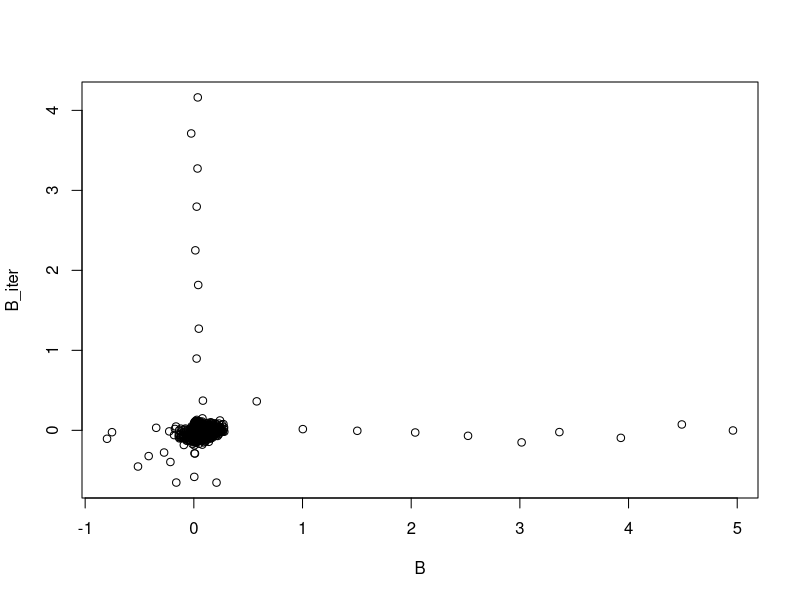
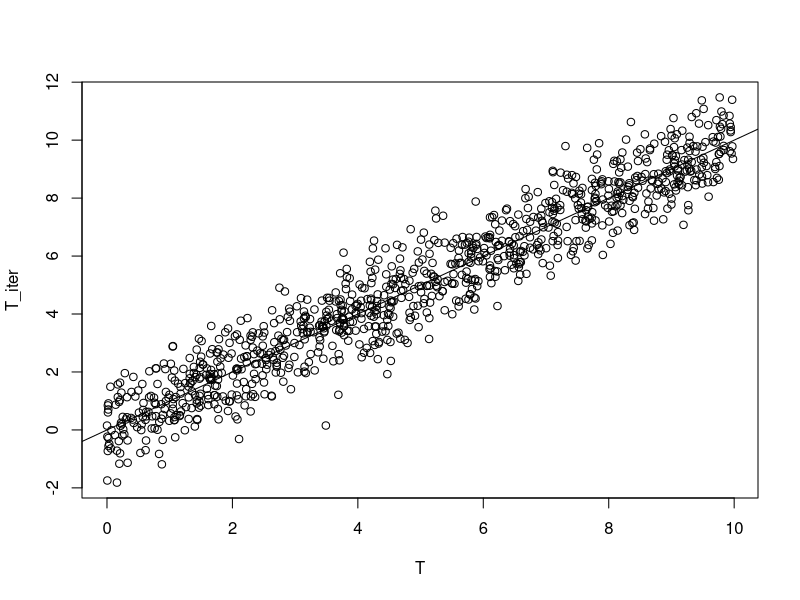
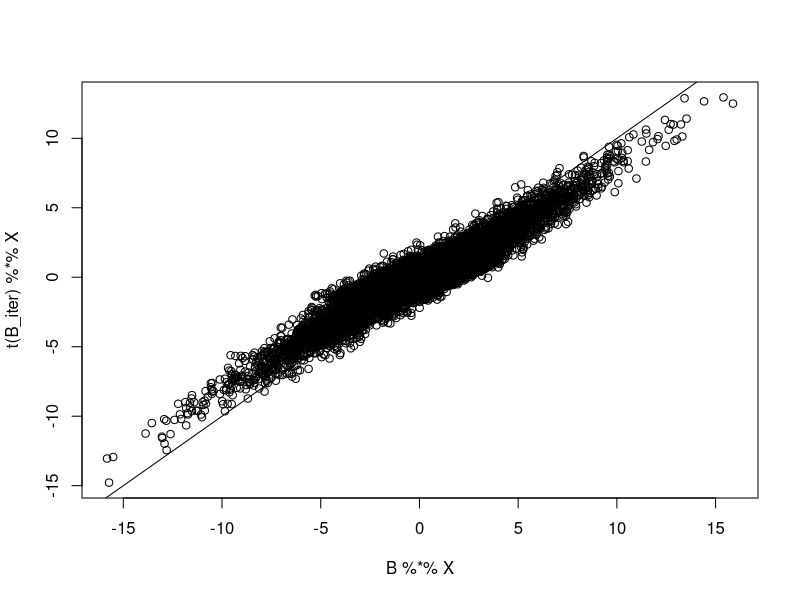
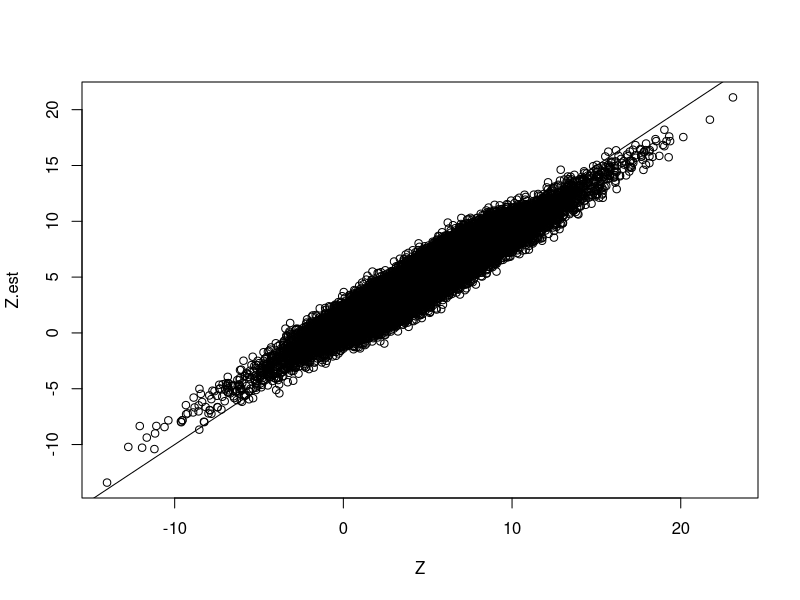

Write the R code that produced these figures, in order.
# Used library
library(mvtnorm)
library(expm)
library(MASS)
library(tidyverse)
set.seed(120733)


## ANN function
rrr <- function(X,Y,lambda,gamma = 0){
  rrresult <- list()
  
  #1 estimate C using LS estimator (generalized inverse is used)
  Clhat <- ginv(t(X)%*%X)%*%t(X)%*% Y
  
  #2 eigendecomposite of CLhar
  Uhat <- svd(X%*%Clhat)$u
  vhat <- svd(X%*%Clhat)$v
  D <- diag(svd(X%*%Clhat)$d)
  
  #3. weight for soft-thredshold and rank
  weight <-  (svd(X%*%Clhat)$d)^(-gamma)
  rrresult$weight <- weight
  rrresult$r <-  sum(svd(X%*%Clhat)$d > lambda^(1/(gamma+1)))
  
  #4. soft-thredsholding
  diagvalue <-  svd(X%*%Clhat)$d -lambda*weight
  th <- ifelse(diagvalue < 0, 0, diagvalue)
  SDhat <-  diag(th)
  
  rrresult$thd <- diagvalue
  
  #5. low rank solution C
  rrresult$CShat <-  Clhat %*% vhat %*% ginv(D) %*% SDhat %*% t(vhat)
  
  return(rrresult)
}

# function to generate a random orthonormal matrix
rortho <- function(x){
  return(qr.Q(qr(array(runif(x), dim = c(x,x)))))
}

# simulation settings
# sample size n (n person's data have been taken)
n <- 1000

# number of metabolites
m <- 100

# number of taxa
k <- 40

# rank of matrix B
r <- 10


# Generate X from Multivariate Noromal with identity variance and covariance matrix
X <- matrix(rnorm(m*n), nrow = m, ncol = n)

# Generate low-rank matrix B
sing.vals <- 5*((r:1)/r + 1/r)
B <- rortho(k)[,1:r] %*% diag(sing.vals) %*% rortho(m)[1:r,]

# Generate T vector from Unif(0, 10)
T <- matrix(runif(n, min = 0, max = 10), nrow = 1)

# Generate random error
E <- matrix(rnorm(k*n), nrow = k, ncol = n)

# Calculate our new Z = XB + 1T + E
Z <- B %*% X + matrix(rep(1, k), ncol = 1) %*% T + E

# convergence criterion
vareps <- 10^(-3)

# range of lambda
lambda.seq <- exp(seq(3, 3, 1))
rank.est <- rep(0, length(lambda.seq))
converge.iter <- rep(0, length(lambda.seq))
num_obj <- rep(0, length(lambda.seq))

for (i in 1: length(lambda.seq)) {
  disT <- 1
  disB <- 1
  disXB <- 1
  iter.count <- 1
  
  # Randomize T from same distribution
  T_iter <- matrix(runif(n, min = 0,  max = 10), nrow = 1)
  T_iter <- T_iter - mean(T_iter)
  
  # Ramdomize T from different distribution
  # T_iter <- matrix(rnorm(n, mean = 2,  sd = 3), nrow = 1)
  # T_iter <- T_iter - mean(T_iter)
  # 
  # Cneter True T
  # T_iter <- T - mean(T)
  Z_iter <- t(Z) - t(T_iter) %*% t(matrix(rep(1, k), ncol = 1))
  B_iter <- rrr(t(X), Z_iter, lambda = lambda.seq[i])$CShat
  
  while ((((disB > vareps) || (disT > vareps))  && ((disXB > vareps) || (disT > vareps))) && (iter.count < 3000)) {
    T_iter_next <- matrix(rowMeans(t(Z) - t(X) %*% B_iter), nrow = 1)
    # T_iter_next <- T
    
    Z_iter <- t(Z) - t(T_iter_next) %*% t(matrix(rep(1, k), ncol = 1))
    B_iter_next <- rrr(t(X), Z_iter, lambda = lambda.seq[i])$CShat
    # B_iter_next <- t(B)
    B_iter_next_rank <- rrr(t(X), Z_iter, lambda = lambda.seq[i])$r
    iter_weight <- sort(rrr(t(X), Z_iter, lambda = lambda.seq[i])$weight)
    
    disT <- sum((T_iter - T_iter_next)^2)
    disB <- sum((B_iter - B_iter_next)^2)
    disXB <- sum((t(B_iter) %*% X - t(B_iter_next) %*% X)^2)
    
    Z.est <-  t(B_iter) %*% X + matrix(rep(1, k), ncol = 1) %*% T_iter
    B_iter <- B_iter_next
    T_iter <- T_iter_next
    iter.count <- iter.count + 1
    # print(iter.count)
  }
  rank.est[i] <- B_iter_next_rank
  converge.iter[i] <- iter.count
  
  num_obj[i] <- 1/2 * sum((t(Z) - t(X) %*% B_iter - t(T_iter) %*% matrix(rep(1, k), nrow = 1))^2) + 
    lambda.seq[i] * sum(iter_weight*svd(t(X) %*% B_iter)$d)
  
  
  # save image for B matrix
  png(paste0("plot-B-RMTc.png"))
  plot(B, B_iter)
  dev.off()

  # save image for T matrix
  png(paste0("plot-T-RMTc.png"))
  plot(T, T_iter)
  abline(a = 0, b = 1)
  dev.off()

  # save image for XB matrix
  png(paste0("plot-XB-RMTc.png"))
  plot(B %*% X, t(B_iter) %*% X)
  abline(a = 0, b = 1)
  dev.off()

  # save image for Z matrix
  png(paste0("plot-Z-RMTc.png"))
  plot(Z, Z.est)
  abline(a = 0, b = 1)
  dev.off()
}

# num1 <- num_obj
# num2 <- num_obj
# num3 <- num_obj
